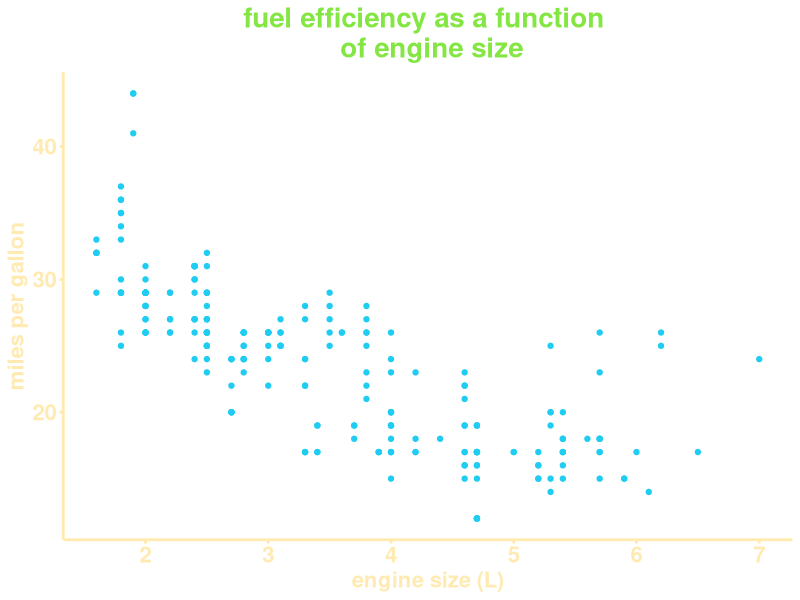
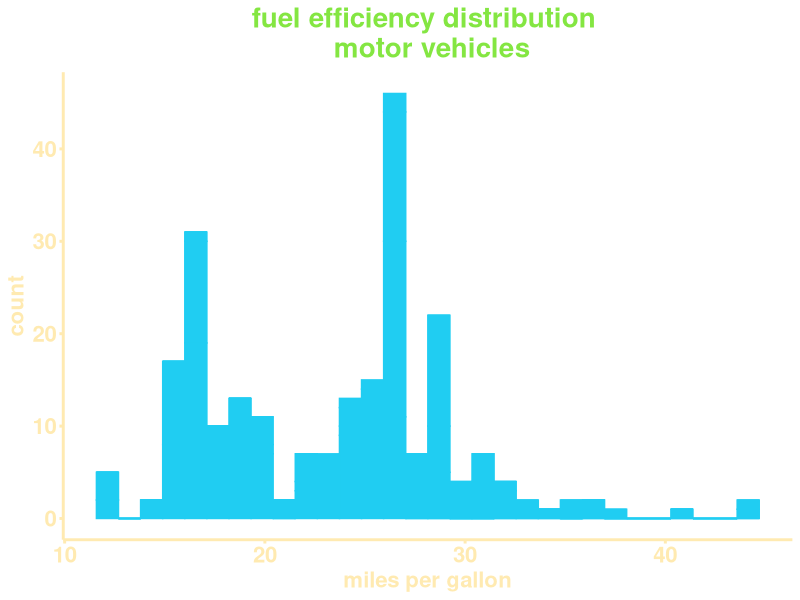
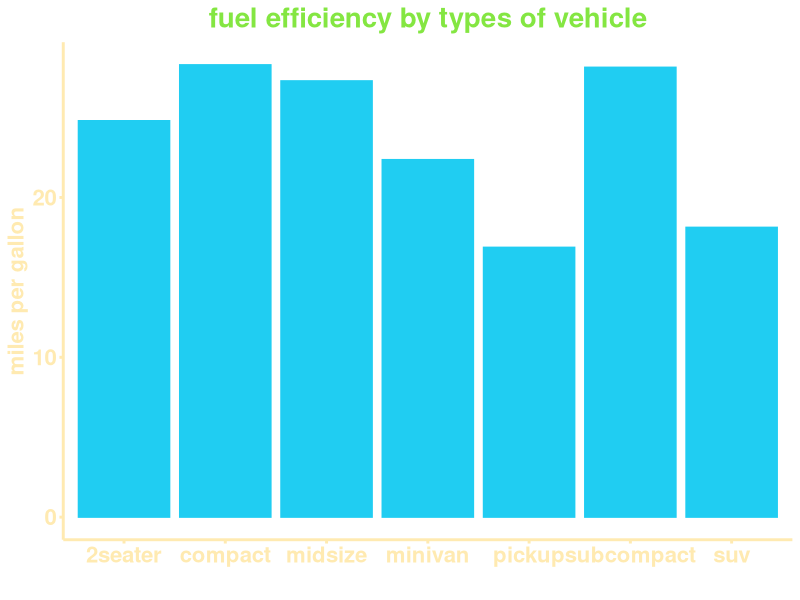
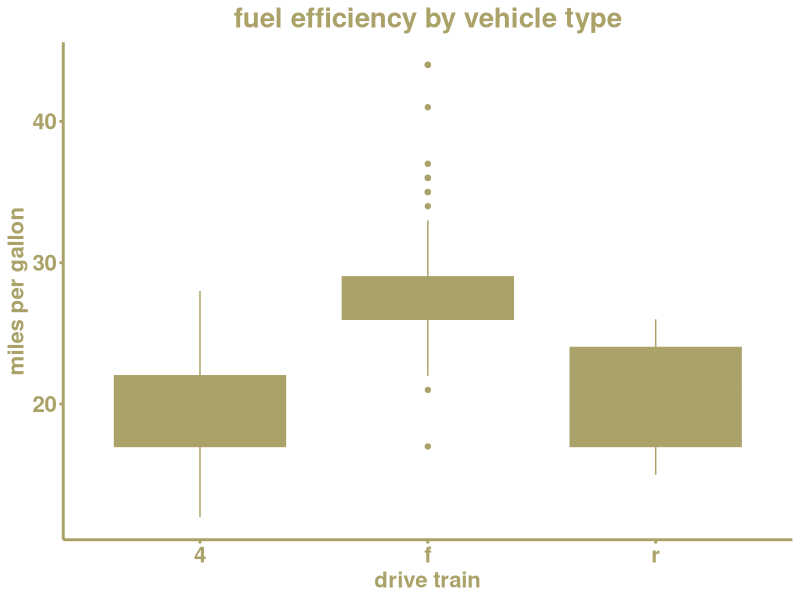
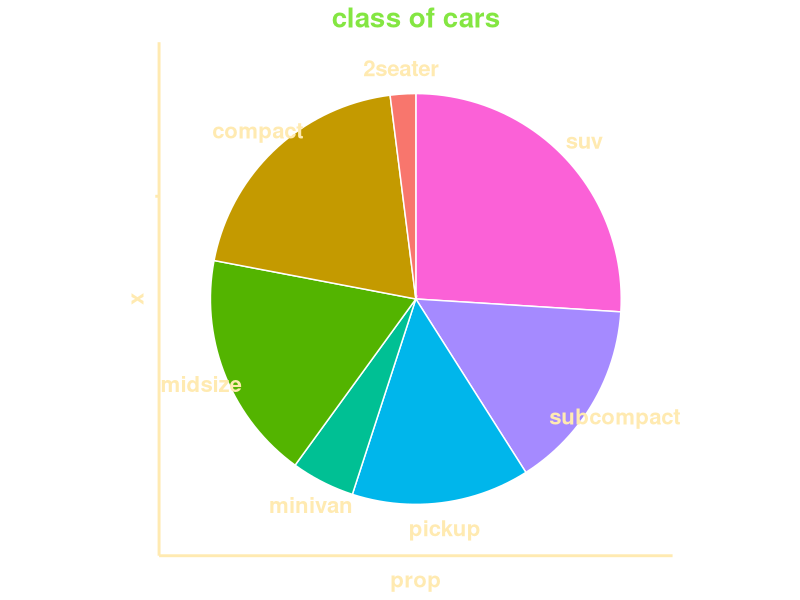
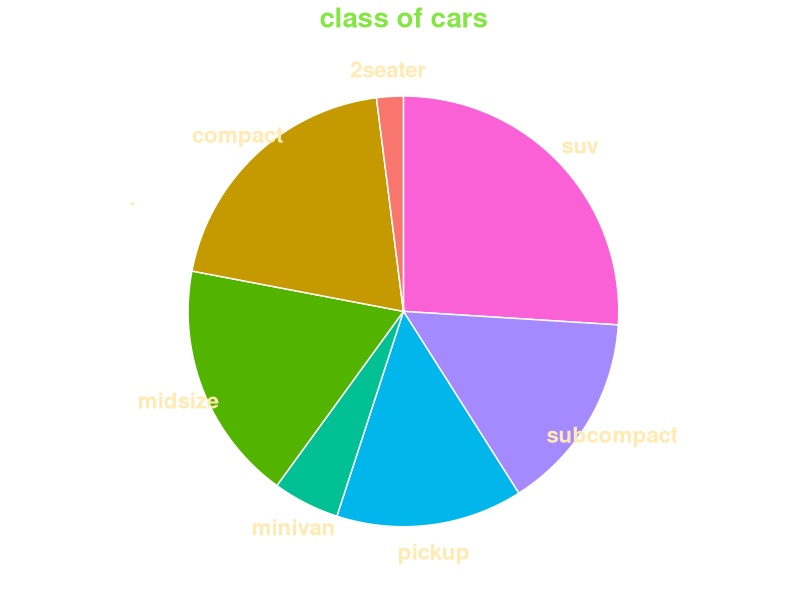
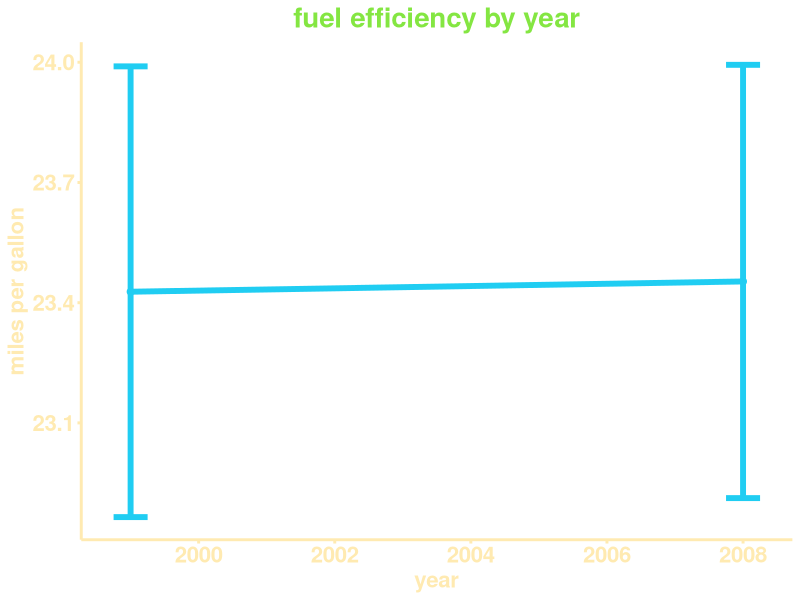
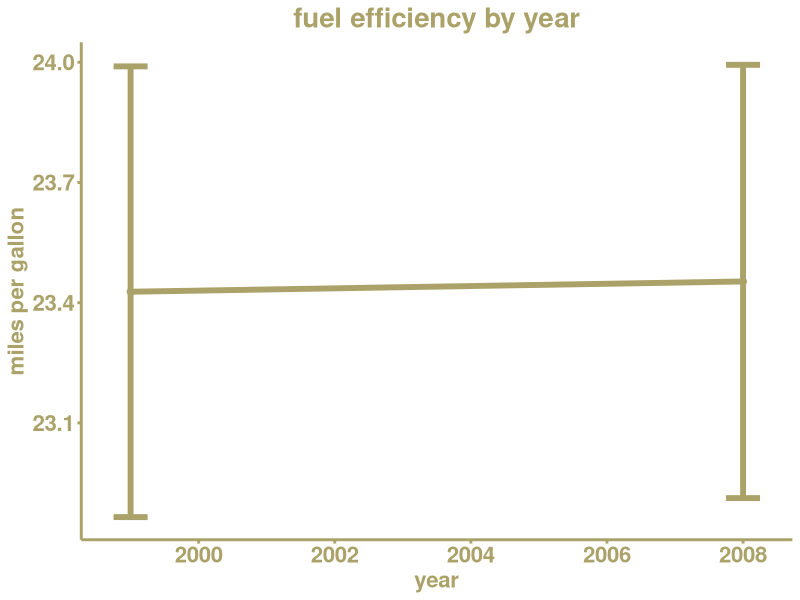

Here is the R script that generated these plots, in order: (Note: this script raises an error after producing the figures.)
#Statistics with R using the Tidyverse: 
#intuition, basic coding, and applications
#plotting scratch sheet
#Adam Dede; adam.osman.dede@gmail.com 
#Fall 2021
setwd("C:/Users/Adam Dede/Google Drive/Teaching/stats/RCourse/plotting")

library(tidyverse)
#all graphs have data, aesthetic mappings, and a geometric object

####################################################################
#### theme setting #################################################
####################################################################


myText90 = element_text(size=16, 
             color="#FFEAB1", 
             face="bold",
             angle=90)
myText = element_text(size=16, 
             color="#FFEAB1", 
             face="bold",
             angle=0)
myTextBig = element_text(size=20, 
                      color="#84E642", 
                      face="bold",
                      angle=0,
                      hjust = .5)
myTheme = theme(
  panel.background = element_rect(fill = "transparent"), # bg of the panel
  plot.background = element_rect(fill = "transparent", color = NA), # bg of the plot
  panel.grid.major = element_blank(), # get rid of major grid
  panel.grid.minor = element_blank(), # get rid of minor grid
  legend.background = element_rect(fill = "transparent"), # get rid of legend bg
  legend.box.background = element_rect(fill = "transparent"), # get rid of legend panel bg
  axis.title.x = myText,
  axis.title.y = myText90,
  axis.text.y = myText,
  axis.text.x = myText,
  plot.title = myTextBig,
  axis.line = element_line(colour = "#FFEAB1", 
                           size = 1, linetype = "solid"),
  axis.ticks = element_line(colour = "#FFEAB1", 
                            size = 1, linetype = "solid")
)

myText90 = element_text(size=16, 
                        color="#ABA269", 
                        face="bold",
                        angle=90)
myText = element_text(size=16, 
                      color="#ABA269", 
                      face="bold",
                      angle=0)
myTextBig = element_text(size=20, 
                         color="#ABA269", 
                         face="bold",
                         angle=0,
                         hjust = .5)
myThemeDark = theme(
  panel.background = element_rect(fill = "transparent"), # bg of the panel
  plot.background = element_rect(fill = "transparent", color = NA), # bg of the plot
  panel.grid.major = element_blank(), # get rid of major grid
  panel.grid.minor = element_blank(), # get rid of minor grid
  legend.background = element_rect(fill = "transparent"), # get rid of legend bg
  legend.box.background = element_rect(fill = "transparent"), # get rid of legend panel bg
  axis.title.x = myText,
  axis.title.y = myText90,
  axis.text.y = myText,
  axis.text.x = myText,
  plot.title = myTextBig,
  axis.line = element_line(colour = "#ABA269", 
                           size = 1, linetype = "solid"),
  axis.ticks = element_line(colour = "#ABA269", 
                            size = 1, linetype = "solid")
)

brightCol = scale_color_manual(values = rep('#20CDF2',
                                            length(unique(mpg$class))))  
brightFil = scale_fill_manual(values = rep('#20CDF2',
                                           length(unique(mpg$class))))
dimCol = scale_color_manual(values = rep('#ABA269',
                                         length(unique(mpg$class))))
dimFil = scale_fill_manual(values = rep('#ABA269',
                                        length(unique(mpg$class))))


# color = '#20CDF2'

####################################################################
#### SCATTER PLOT ##################################################
####################################################################
p <- ggplot(mpg, aes(x=displ, y = hwy, color = class))+
  geom_point(show.legend = F) +
  ylab('miles per gallon') + 
  xlab('engine size (L)') +
  ggtitle("fuel efficiency as a function \n of engine size")


p + brightCol + myTheme
ggsave(p+brightCol + myTheme, filename = "exampScat.png",  
       bg = "transparent",
       width = 4.53, height = 2.92, units = 'in')
ggsave(p+dimCol + myThemeDark, filename = "exampScatDim.png",  
       bg = "transparent",
       width = 4.53, height = 2.92, units = 'in')

####################################################################
#### HISTOGRAM PLOT ################################################
####################################################################

p <- ggplot(mpg, aes(hwy, color = class, fill = class))+
  geom_histogram(show.legend = F) +
  ylab('count') + 
  xlab('miles per gallon') +
  ggtitle("fuel efficiency distribution \n motor vehicles")+
  myTheme
p + brightCol +brightFil + myTheme
ggsave(p+brightCol + brightFil + myTheme, 
       filename = "exampHist.png",  
       bg = "transparent",
       width = 4.53, height = 2.92, units = 'in')
ggsave(p+dimCol + dimFil + myThemeDark, 
       filename = "exampHistDim.png",  
       bg = "transparent",
       width = 4.53, height = 2.92, units = 'in')

####################################################################
#### BAR PLOT       ################################################
####################################################################

mpg %>% 
  group_by(class) %>%  #,
  summarize(meanVals=mean(hwy)) -> plotVals

p <- ggplot(plotVals, aes(x=class,y = meanVals, color = class, fill = class))+
  geom_bar(show.legend = F, stat = 'identity') +
  ylab('miles per gallon') + 
  xlab('') +
  ggtitle("fuel efficiency by types of vehicle")
p + brightCol + brightFil + myTheme
ggsave(p + brightCol + brightFil + myTheme, 
       filename = "exampBar.png",  bg = "transparent",
       width = 9, height = 2.92, units = 'in')
ggsave(p + dimCol + dimFil + myThemeDark, 
       filename = "exampBarDim.png",  bg = "transparent",
       width = 9, height = 2.92, units = 'in')
  
####################################################################
#### BOX PLOT       ################################################
####################################################################

pdim <- ggplot(mpg, aes(drv, hwy))+
  geom_boxplot(show.legend = F,color = '#ABA269', fill = '#ABA269') +
  ylab('miles per gallon') + 
  xlab('drive train') +
  ggtitle("fuel efficiency by vehicle type")
pbright <- ggplot(mpg, aes(drv, hwy))+
  geom_boxplot(show.legend = F,color = '#20CDF2', fill = '#20CDF2') +
  ylab('miles per gallon') + 
  xlab('drive train') +
  ggtitle("fuel efficiency by vehicle type")
pdim + myThemeDark
ggsave(pbright+myTheme, 
       filename = "exampBox.png",  
       bg = "transparent",
       width = 4.53, height = 2.92, units = 'in')
ggsave(pdim+myThemeDark, 
       filename = "exampBoxDim.png",  
       bg = "transparent",
       width = 4.53, height = 2.92, units = 'in')
####################################################################
#### PIE PLOT       ################################################
####################################################################

classes = unique(mpg$class)
counts = unlist(lapply(classes, function(x) sum(mpg$class==x)))

data <- data.frame(
  group=classes,
  value=counts
)
data <- data %>% 
  arrange(desc(group)) %>%
  mutate(prop = round(value / sum(data$value) *100)) %>%
  mutate(ypos = cumsum(prop)- 0.5*prop )

p <- ggplot(data, fig_crop=FALSE,aes(x="", y=prop, fill=group)) +
  geom_bar(stat="identity", width=1, color="white") +
  scale_y_continuous(
    breaks=cumsum(data$prop) - data$prop/2,
    labels=data$group ) +
  coord_polar("y", start=0, clip = 'off') +
  theme(legend.position="none") +
  ggtitle('class of cars')

p + myTheme 

tempTheme = myTheme
tempTheme$axis.line = element_blank()
tempTheme$axis.title.x = element_blank()
tempTheme$axis.title.y = element_blank()
p + tempTheme 
ggsave(p+tempTheme, 
       filename = "exampPie.png",  
       bg = "transparent",
       width = 4, height = 4, units = 'in')
tempTheme = myThemeDark
tempTheme$axis.line = element_blank()
tempTheme$axis.title.x = element_blank()
tempTheme$axis.title.y = element_blank()
ggsave(p+tempTheme + scale_fill_manual(values = 
                                         rep('#ABA269',
                                          length(classes))), 
       filename = "exampPieDim.png",  
       bg = "transparent",
       width = 4, height = 4, units = 'in')

####################################################################
#### LINE PLOT       ###############################################
####################################################################

years = unique(mpg$year)
plotStats = t(array(unlist(lapply(
                          years, function(x){c(
                                    mean(mpg$hwy[mpg$year==x], na.rm=T),
                                    sd(mpg$hwy[mpg$year==x], na.rm=T)/
                                                sqrt(sum(mpg$year==x)),
                                    x
                                  )
                              }
                          )
                   ),
                  dim = c(3,2)
                  ))
colnames(plotStats) <- c('meanVals', 'ste', 'year')
plotStats <- as_tibble(plotStats)
plotStats <- plotStats %>% mutate('upper' = meanVals - ste, 
                                  'lower' = meanVals + ste)
pBright<-ggplot(plotStats, aes(y=meanVals, x = year, 
                      ymin = lower, ymax = upper)) +
  geom_point(size = 2, show.legend=F,color = '#20CDF2') +
  geom_line(size = 2, show.legend=F,color = '#20CDF2') +
  geom_errorbar(width=0.5, size = 2, show.legend=F,color = '#20CDF2')+
  ylab('miles per gallon') + 
  xlab('year') +
  ggtitle("fuel efficiency by year")

pDim<-ggplot(plotStats, aes(y=meanVals, x = year, 
                            ymin = lower, ymax = upper)) +
  geom_point(size = 2, show.legend=F,color = '#ABA269') +
  geom_line(size = 2, show.legend=F,color = '#ABA269') +
  geom_errorbar(width=0.5, size = 2, show.legend=F,color = '#ABA269')+
  ylab('miles per gallon') + 
  xlab('year') +
  ggtitle("fuel efficiency by year")


pBright+myTheme
pDim + myThemeDark

ggsave(pBright+myTheme, 
       filename = "exampLine.png",  
       bg = "transparent",
       width = 4.53, height = 2.92, units = 'in')
ggsave(pDim+myThemeDark, 
       filename = "exampLineDim.png",  
       bg = "transparent",
       width = 4.53, height = 2.92, units = 'in')


#   
#   
#   
#   
#   geom_text(aes(y = ypos, label = group), color = "black", size=6) +
#   scale_fill_brewer(palette="Set1")
# 
# 
# 
# 
# p <- ggplot(mpg, aes(factor(1), fill = class))+
#   geom_bar( width = 1) +
#   geom_text(aes( label = ..count..), stat = "count", colour = "white")+
#   coord_polar(theta = "y") +
#   xlab(NULL) +
#   ylab(NULL)
#   ggtitle("fuel efficiency by types of vehicle")
# p + myTheme
# ggsave(p + brightCol + brightFil + myTheme, 
#        filename = "exampBar.png",  bg = "transparent",
#        width = 9, height = 2.92, units = 'in')
# ggsave(p + dimCol + dimFil + myThemeDark, 
#        filename = "exampBarDim.png",  bg = "transparent",
#        width = 9, height = 2.92, units = 'in')

####################################################################
#### BAR PLOT SCI COMBO QUESTION ###################################
####################################################################
usTrends$noNASC1 <- usTrends$SC1_W15
usTrends$noNASC1[is.na(usTrends$noNASC1)] <- 0
usTrends$noNATECH1 <- usTrends$TECH1_W15
usTrends$noNATECH1[is.na(usTrends$noNATECH1)] <- 0

#sanity check that the addition is working
usTrends$noNATECH1 + usTrends$noNASC1
#why are there 3s? 

#let's look at them in the original data 
idx = which(usTrends$noNATECH1 + usTrends$noNASC1 == 3)
usTrends$SC1_W15[idx]
usTrends$VIEWSCHAR_W15[idx]

#3 means someone refused, we can note that: 
usTrends <- usTrends %>% mutate(sciTech = 
                                  factor(noNASC1 + noNATECH1,
                                         labels = c("pos","neg",
                                                    "neutral","refused")))

#how do people feel about science and tech? 
ggplot(usTrends, mapping = aes(x = sciTech)) + 
  geom_bar()

#did the way the question was phrased make a difference? 
ggplot(usTrends, mapping = aes(x = sciTech)) +
  geom_bar() +
  facet_wrap(~form)